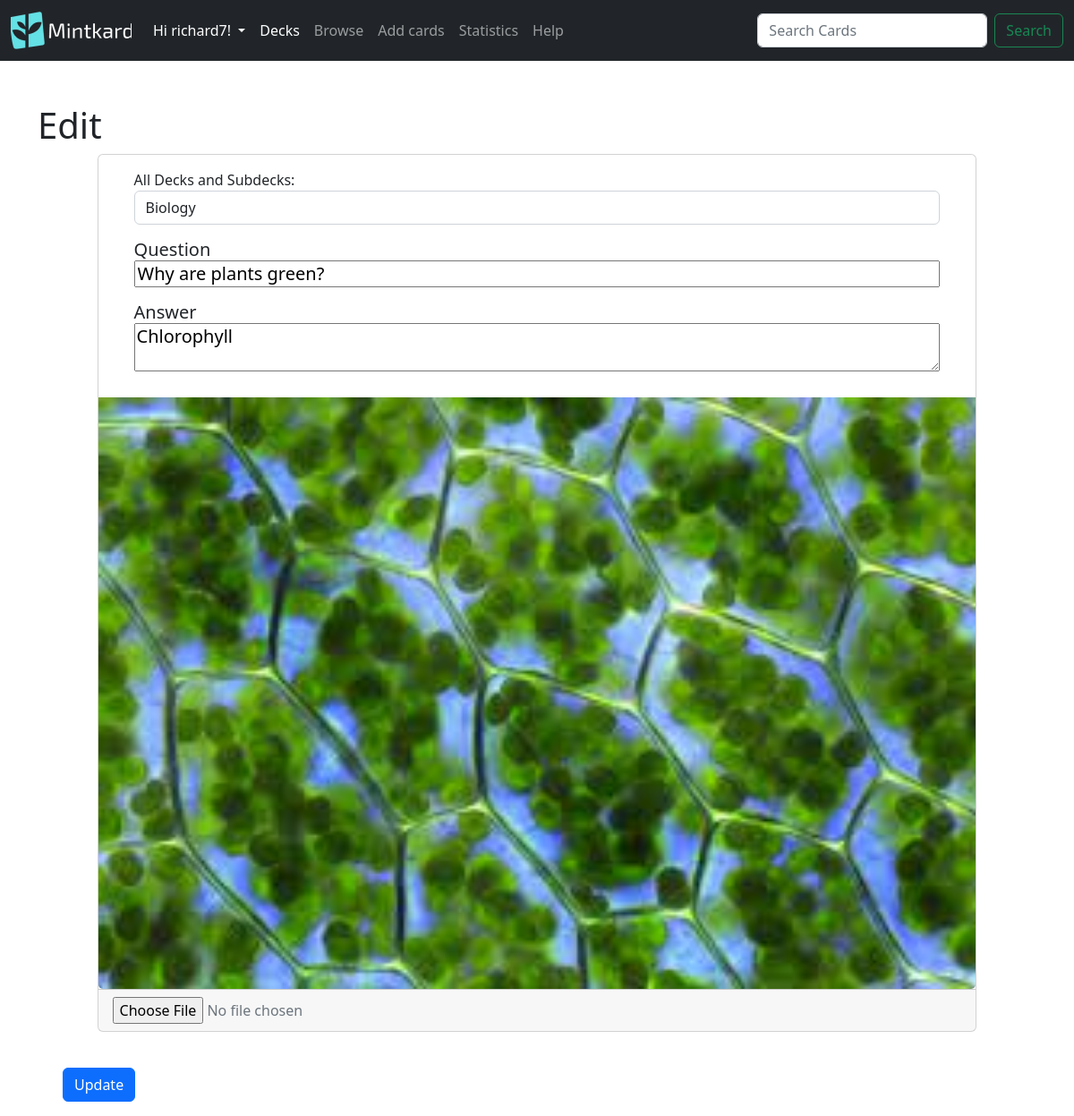
Page /decks/edit/22 (signed in) on the committed database.
### mintkard/models.py (models this page shows, shortened)
class User(db.Model,UserMixin):
    id = db.Column(db.Integer,primary_key= True)
    username = db.Column(db.String(50), unique = True)
    email = db.Column(db.String(300),unique=True)
    password = db.Column(db.String(200))
    decks = db.relationship('Deck',backref = 'user_decks',lazy=True)#stores all the decks that the owner owns, in the parents class

class Deck(db.Model):
    id = db.Column(db.Integer, primary_key=True)
    name = db.Column(db.String(100),nullable=False)
    description = db.Column(db.String(500))
    date = db.Column(db.DateTime(timezone=True),default=func.now())
    image_hash = db.Column(db.String, nullable=True)
    parent_id = db.Column(db.Integer, db.ForeignKey('deck.id'))#This is the foreign key for the parent deck
    children_deck = db.relationship('Deck',backref=db.backref('parent', remote_side=[id]),primaryjoin='Deck.parent_id == Deck.id')#This is the relationship for the child deck, the backref is the parent deck, the primaryjoin is the foreign key for the child deck
    cards = db.relationship('Card',lazy= True,cascade='all, delete-orphan',backref='deck')#cascade will delete all the cards in the deck if its deleted, and its subdecks/child decks (orphan)
    user_id = db.Column(db.Integer, db.ForeignKey('user.id'))

class Card(db.Model):
    id = db.Column(db.Integer, primary_key=True)
    question = db.Column(db.String(200))
    answer = db.Column(db.String(400))
    last_study = db.Column(db.DateTime(timezone=True))
    is_new = db.Column(db.Boolean, default=True)
    interval = db.Column(db.Integer)
    easiness_factor = db.Column(db.Integer)
    quality = db.Column(db.Integer)
    image_hash = db.Column(db.String, nullable=True)#new
    deck_id = db.Column(db.Integer, db.ForeignKey('deck.id'))#One to many relationship with decks

### mintkard/decks.py (the view, shortened to what this page needs)
@login_required
@decks.route('/edit/<int:card_id>',methods=['GET','POST'])
def edit(card_id):
    if not user_owned_card(card_id):
        return redirect(url_for('decks.decks_route'),code=301)
    try:
        decks = [deck for deck in g.fmanager.user.decks if deck.parent_id == None]# used in the filter dropdown option
    except Exception as e:
        flash('Error locating decks: {}'.format(e),category='danger')
    try:
        current_card = Card.query.filter_by(id=card_id).first()
    except Exception as e:
        flash('Error : {}'.format(e),category='danger')
    if current_card is None:
        flash('Card id cannot be found',category='danger')
    current_card = Card.query.filter_by(id=card_id).first()
    return render_template("edit.html",card=current_card,decks=decks)

### mintkard/decks.py (called while the page is built)
@decks.before_request
@login_required
def before_request():
    try:
        g.fmanager = FlashcardManager(user=current_user.id, app=current_app)
        g.fmanagerstats = FlashcardManagerStats(user=current_user.id, app=current_app)
        g.fmanagerstats_public = FlashcardManagerPublicStats(user=None,app=current_app)#there is no user as it gets the apps average data
    except Exception as e:
        flash('Error inilizing flashcard manager: {}'.format(e),category='danger')

def user_owned_card(card_id):
    result = db.session.execute("""
        SELECT deck.user_id
        FROM card
        INNER JOIN deck deck ON card.deck_id = deck.id
        WHERE card.id = {}
    """.format(card_id))
    try:
        if result.fetchone()[0] == current_user.id:
            return True
        return False
    except Exception:
        flash('Error validating card owner',category='danger')
        redirect(url_for('decks.browse'))

### mintkard/templates/edit.html (shortened to what this page needs)
{% extends 'layout.html' %}
{% block body %}
<form method="POST" enctype="multipart/form-data">
  <h1 >Edit</h1>
  <div class="container-fluid">
    <div class="card mx-auto" style="width: 90%; height: 100%;">
      <div class="card-body mx-4">
        <div class="form-group">
          <label for="deck-filter">All Decks and Subdecks:</label>
          <select class="form-control" name="deck" required>
            {% set found_deck = decks | selectattr("id", "equalto", card.deck_id) | first %}
            {% if found_deck %}
              <option selected value="same">{{found_deck.name}}</option>
            {% else %}
              <option selected>{{card.deck_id}}</option>
            {% endif %}
          </select>
        </div>
        <h5 class="card-title my-3">
          <label for="card-question">Question</label>
          <input type="text" style="width: 100%" name="card-question" value="{{card.question}}">
        </h5>
        <h5>
        <label for="card-title">Answer</label>
          <p class="card-text">
          <textarea style="width: 100%" name="card-answer">{{card.answer}}</textarea>
          </p>
        </h5>
      </div>
      {% if card.image_hash %}
        <img src="/static/user_images/{{card.image_hash}}" class="card-img-bottom" alt="card image">
      {% endif %}
      <div class="card-footer text-muted">
        <input type="file" name="image" accept="image/*">
      </div>
    </div>
    <br>
    <input class="btn btn-primary m-3" value="Update" type="submit" ></input>
  </div>
  </form>
{% endblock %}

### mintkard/templates/layout.html (shortened to what this page needs)
<!DOCTYPE html>
<html lang="en">
<head>
    <link rel="stylesheet" href="https://cdnjs.cloudflare.com/ajax/libs/font-awesome/4.7.0/css/font-awesome.min.css">
</head>
<link href="https://cdn.jsdelivr.net/npm/bootstrap@5.2.3/dist/css/bootstrap.min.css" rel="stylesheet"
>
<body>
    <nav class="navbar navbar-expand-lg navbar-dark bg-dark">
        <div class="container-fluid">
            <a class="navbar-brand" href="/home"><img src="/static/logo.png" alt="Mintkard" width="135" height="42"></a>
            <div class="collapse navbar-collapse" id="navbarSupportedContent">
                <ul class="navbar-nav me-auto mb-2 mb-lg-0">
                    {% if current_user.is_authenticated %}
                    <li class="nav-item dropdown">
                        <a class="nav-link dropdown-toggle" href="#" id="navbarDropdown" role="button" data-bs-toggle="dropdown" aria-expanded="false" style="color:white">
                            Hi {{ current_user.username }}!
                        </a>
                    </li>
                    <li class="nav-item">
                        <a class="nav-link active" aria-current="page" href="/decks/">Decks</a>
                    </li>
                    <li class="nav-item">
                        <a class="nav-link" href="/decks/browse">Browse</a>
                    </li>
                    <li class="nav-item">
                        <a class="nav-link" href="/decks/create">Add cards</a>
                    </li>
                    <li class="nav-item">
                        <a class="nav-link" href="/decks/stats">Statistics</a>
                    </li>
                    <li class="nav-item">
                        <a class="nav-link" href="/decks/help">Help</a>
                    </li>
                    {% endif %}
                </ul>
                <form  action ="{{url_for('decks.browse')}}" class="d-flex">
                    <input class="form-control me-2" name ="search" type="search" placeholder="Search Cards" aria-label="Search">
                    <button class="btn btn-outline-success" type="submit">Search</button>
                </form>
            </div>
        </div>
    </nav>
    <div class="container mt-5">
    {% block body %}{% endblock %}
    </div>
</body>
</html>

### rows in the picture
User: username "richard7"
Deck: deck "Biology"
Card: card-question "Why are plants green?", card-answer "Chlorophyll", image_hash (picture)
